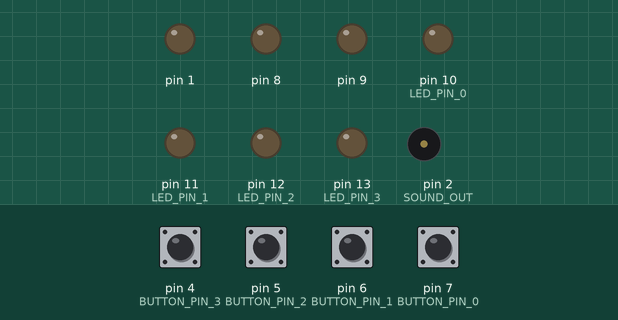
Simulated run of this sketch. Board: Arduino Uno, built with avr-gcc and run on an emulated ATmega328P. On the bench: output pins drawn as LEDs (lit = HIGH), buzzer (waves = sounding). Dashed ring = blinking. The test bench sets the inputs (shaded band); at power-on: pin 4 (BUTTON_PIN_3), pin 5 (BUTTON_PIN_2), pin 6 (BUTTON_PIN_1), pin 7 (BUTTON_PIN_0) LOW.

Above: at 1.2 s.
1.3 s: pin 4 (BUTTON_PIN_3) pulled HIGH for 0.15 s
At 2.1 s:
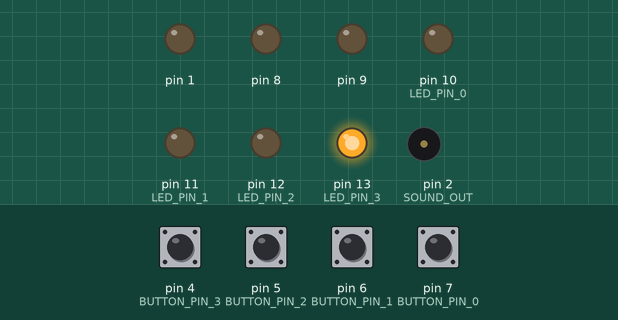
4.3 s: pin 5 (BUTTON_PIN_2) pulled HIGH for 0.15 s
At 5.23 s:
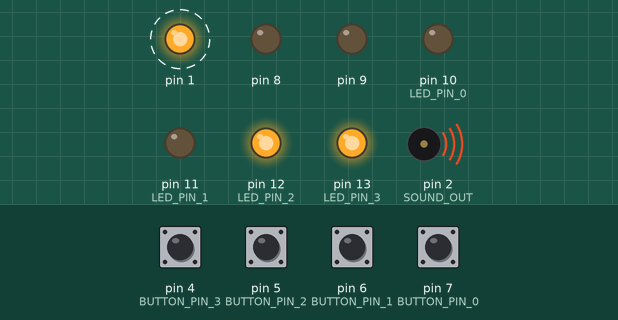
7.3 s: pin 7 (BUTTON_PIN_0) pulled HIGH for 0.15 s
At 7.7 s:
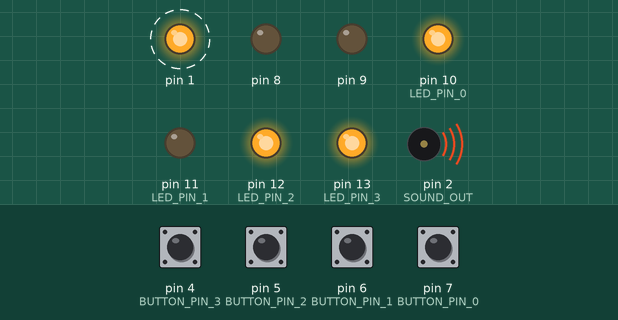
10.3 s: pin 6 (BUTTON_PIN_1) pulled HIGH for 0.15 s
At 10.78 s:
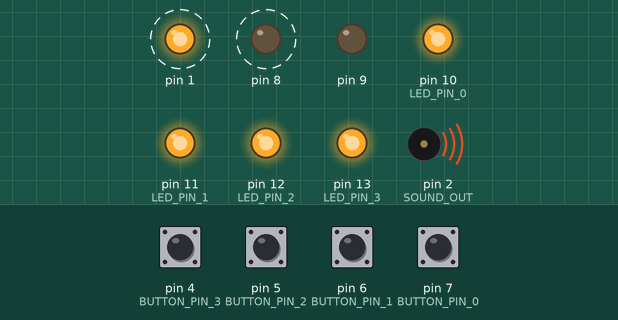
13.3 s: pin 4 (BUTTON_PIN_3) pulled HIGH for 1 s
At 14.48 s:
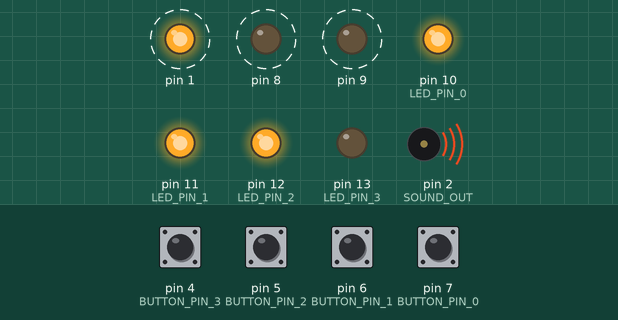
16.3 s: pin 5 (BUTTON_PIN_2) pulled HIGH for 1 s
At 16.63 s:
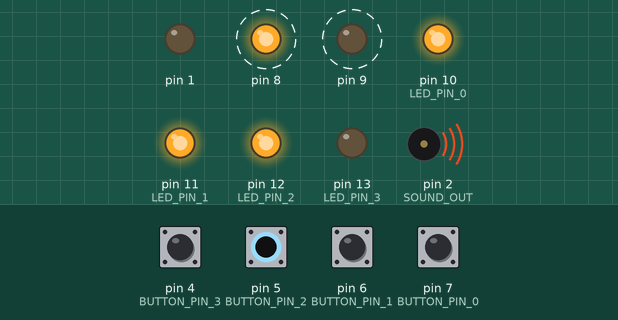
Timing chart, 0 to 20.3 s (numbered marks = the images above; inputs shaded):
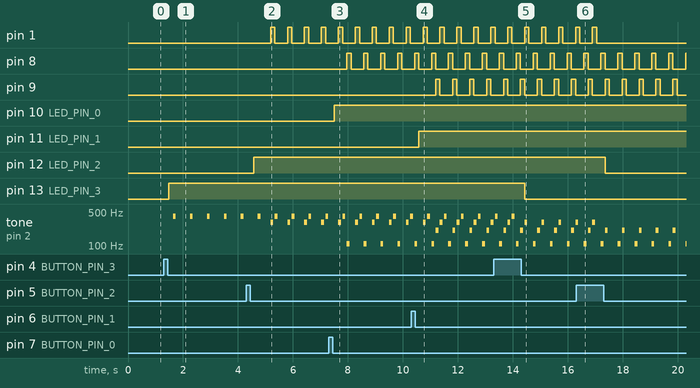

The sketch:

sequencer_code.ino
```cpp
#define LED_PIN_0 10
#define LED_PIN_1 11
#define LED_PIN_2 12
#define LED_PIN_3 13

#define BUTTON_PIN_0 7
#define BUTTON_PIN_1 6
#define BUTTON_PIN_2 5
#define BUTTON_PIN_3 4

#define SOUND_OUT 2
// #define CHANGE_0 2

int tempo = 32000;
int pattern = 0;
int counter = 0;

byte lastButtonState = LOW;
byte lastButtonState1 = LOW;
byte lastButtonState2 = LOW;
byte lastButtonState3 = LOW;

byte ledState = LOW;
byte ledState1 = LOW;
byte ledState2 = LOW;
byte ledState3 = LOW;

// second one lol
byte lastButtonState4 = LOW;
byte lastButtonState5 = LOW;
byte lastButtonState6 = LOW;
byte lastButtonState7 = LOW;

byte lastButtonState8 = LOW;

byte ledState4 = LOW;
byte ledState5 = LOW;
byte ledState6 = LOW;
byte ledState7 = LOW;

void setup() {
  pinMode(BUTTON_PIN_0, INPUT);
  pinMode(LED_PIN_0, OUTPUT);

  pinMode(BUTTON_PIN_1, INPUT);
  pinMode(LED_PIN_1, OUTPUT);

  pinMode(BUTTON_PIN_2, INPUT);
  pinMode(LED_PIN_2, OUTPUT);

  pinMode(BUTTON_PIN_3, INPUT);
  pinMode(LED_PIN_3, OUTPUT);

  pinMode(SOUND_OUT, OUTPUT);
  // pinMode(CHANGE_0, INPUT);

  pinMode(8,OUTPUT);
  pinMode(9,OUTPUT);
  pinMode(1,OUTPUT);
}

void light_up()
{
  byte buttonState = digitalRead(BUTTON_PIN_0);
  byte buttonState1 = digitalRead(BUTTON_PIN_1);
  byte buttonState2 = digitalRead(BUTTON_PIN_2);
  byte buttonState3 = digitalRead(BUTTON_PIN_3);

  if (buttonState != lastButtonState) {
    lastButtonState = buttonState;
    if (buttonState == LOW) {
      ledState = (ledState == HIGH) ? LOW: HIGH;
      digitalWrite(LED_PIN_0, ledState);
    }
  }

  if (buttonState1 != lastButtonState1) {
    lastButtonState1 = buttonState1;
    if (buttonState1 == LOW) {
      ledState1 = (ledState1 == HIGH) ? LOW: HIGH;
      digitalWrite(LED_PIN_1, ledState1);
    }
  }

  if (buttonState2 != lastButtonState2) {
    lastButtonState2 = buttonState2;
    if (buttonState2 == LOW) {
      ledState2 = (ledState2 == HIGH) ? LOW: HIGH;
      digitalWrite(LED_PIN_2, ledState2);
    }
  }

  if (buttonState3 != lastButtonState3) {
    lastButtonState3 = buttonState3;
    if (buttonState3 == LOW) {
      ledState3 = (ledState3 == HIGH) ? LOW: HIGH;
      digitalWrite(LED_PIN_3, ledState3);
    }
  }

  delay(50);
}

void light_up2()
{
  byte buttonState4 = digitalRead(BUTTON_PIN_0);
  byte buttonState5 = digitalRead(BUTTON_PIN_1);
  byte buttonState6 = digitalRead(BUTTON_PIN_2);
  byte buttonState7 = digitalRead(BUTTON_PIN_3);

  if (buttonState4 != lastButtonState4) {
    lastButtonState4 = buttonState4;
    if (buttonState4 == LOW) {
      ledState4 = (ledState4 == HIGH) ? LOW: HIGH;
      digitalWrite(LED_PIN_0, ledState4);
    }
  }

  if (buttonState5 != lastButtonState5) {
    lastButtonState5 = buttonState5;
    if (buttonState5 == LOW) {
      ledState5 = (ledState5 == HIGH) ? LOW: HIGH;
      digitalWrite(LED_PIN_1, ledState5);
    }
  }

  if (buttonState6 != lastButtonState6) {
    lastButtonState6 = buttonState6;
    if (buttonState6 == LOW) {
      ledState6 = (ledState6 == HIGH) ? LOW: HIGH;
      digitalWrite(LED_PIN_2, ledState6);
    }
  }

  if (buttonState7 != lastButtonState7) {
    lastButtonState7 = buttonState7;
    if (buttonState7 == LOW) {
      ledState7 = (ledState7 == HIGH) ? LOW: HIGH;
      digitalWrite(LED_PIN_3, ledState7);
    }
  }

  delay(50);
}

void loop() {

  counter++;

  if(counter > tempo){
    counter=0;
    pattern++;

    if(pattern >= 4){
      pattern = 0;
    }

    if(pattern == 0)
    {
      if(digitalRead(LED_PIN_0) == HIGH)
      {
        tone(SOUND_OUT, 110, 100);
        digitalWrite(8,HIGH);digitalWrite(9,LOW);digitalWrite(1,LOW);digitalWrite(3,LOW);
      } else {digitalWrite(8,LOW);digitalWrite(9,LOW);digitalWrite(1,LOW);digitalWrite(3,LOW);}
    }
    if(pattern == 1)
    {
      if(digitalRead(LED_PIN_1) == HIGH)
      {
        tone(SOUND_OUT, 210, 100);
        digitalWrite(8,LOW);digitalWrite(9,HIGH);digitalWrite(1,LOW);digitalWrite(3,LOW);
      } else {digitalWrite(8,LOW);digitalWrite(9,LOW);digitalWrite(1,LOW);digitalWrite(3,LOW);}
    }
    if(pattern == 2)
    {
      if(digitalRead(LED_PIN_2) == HIGH)
      {
        tone(SOUND_OUT, 310, 100);
        digitalWrite(8,LOW);digitalWrite(9,LOW);digitalWrite(1,HIGH);digitalWrite(3,LOW);
      } else {digitalWrite(8,LOW);digitalWrite(9,LOW);digitalWrite(1,LOW);digitalWrite(3,LOW);}
    }
    if(pattern == 3)
    {
      if(digitalRead(LED_PIN_3) == HIGH)
      {
        tone(SOUND_OUT, 410, 100);
        digitalWrite(8,LOW);digitalWrite(9,LOW);digitalWrite(1,LOW);digitalWrite(3,HIGH);
      } else {digitalWrite(8,LOW);digitalWrite(9,LOW);digitalWrite(1,LOW);digitalWrite(3,LOW);}
    }

  //   byte ButtonState8 = digitalRead(CHANGE_0);

  //   if(ButtonState8 != lastButtonState8)
  //   {
  //     lastButtonState8 = ButtonState8;
  //     if(buttonState8 == LOW)
  //     {

  //     }
  //   }

  //   if (buttonState3 != lastButtonState3) {
  //   lastButtonState3 = buttonState3;
  //   if (buttonState3 == LOW) {
  //     ledState3 = (ledState3 == HIGH) ? LOW: HIGH;
  //     digitalWrite(LED_PIN_3, ledState3);
  //   }
  // }

    light_up();
  }

}
```

Measured:
- after the input at 1.3 s, pin 13 (LED_PIN_3): LOW → HIGH after 0.19 s; tone on pin 2 (SOUND_OUT): alternates 410 Hz for 0.10 s and silent for 0.52 s, starting after 0.34 s
- after the input at 4.3 s, pin 1: alternates HIGH for 0.15 s and LOW for 0.46 s, starting after 0.89 s; pin 12 (LED_PIN_2): LOW → HIGH after 0.27 s
- after the input at 7.3 s, pin 8: alternates HIGH for 0.15 s and LOW for 0.46 s, starting after 0.66 s; pin 10 (LED_PIN_0): LOW → HIGH after 0.20 s
- after the input at 10.3 s, pin 9: alternates HIGH for 0.15 s and LOW for 0.46 s, starting after 0.90 s; pin 11 (LED_PIN_1): LOW → HIGH after 0.28 s
- after the input at 13.3 s, pin 13 (LED_PIN_3): HIGH → LOW after 1.1 s
- after the input at 16.3 s, pin 1: goes on until 17.1 s, then stays LOW; pin 12 (LED_PIN_2): HIGH → LOW after 1.1 s
